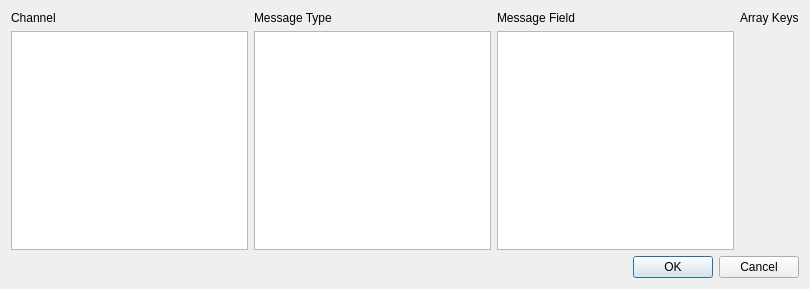
<?xml version="1.0" encoding="UTF-8"?>
<ui version="4.0">
 <class>SelectSignalDialog</class>
 <widget class="QDialog" name="SelectSignalDialog">
  <property name="geometry">
   <rect>
    <x>0</x>
    <y>0</y>
    <width>810</width>
    <height>289</height>
   </rect>
  </property>
  <property name="windowTitle">
   <string>Select Signal</string>
  </property>
  <layout class="QGridLayout" name="gridLayout_2">
   <item row="0" column="0">
    <widget class="QLabel" name="label">
     <property name="text">
      <string>Channel</string>
     </property>
    </widget>
   </item>
   <item row="0" column="1">
    <widget class="QLabel" name="label_2">
     <property name="text">
      <string>Message Type</string>
     </property>
    </widget>
   </item>
   <item row="0" column="2">
    <widget class="QLabel" name="label_3">
     <property name="text">
      <string>Message Field</string>
     </property>
    </widget>
   </item>
   <item row="0" column="3">
    <widget class="QLabel" name="ArrayKeysLabel">
     <property name="text">
      <string>Array Keys</string>
     </property>
    </widget>
   </item>
   <item row="2" column="2" colspan="2">
    <widget class="QDialogButtonBox" name="buttonBox">
     <property name="orientation">
      <enum>Qt::Horizontal</enum>
     </property>
     <property name="standardButtons">
      <set>QDialogButtonBox::Cancel|QDialogButtonBox::Ok</set>
     </property>
    </widget>
   </item>
   <item row="1" column="0">
    <widget class="QListWidget" name="ChannelListBox"/>
   </item>
   <item row="1" column="1">
    <widget class="QListWidget" name="MessageTypeListBox"/>
   </item>
   <item row="1" column="2">
    <widget class="QListWidget" name="MessageFieldListBox"/>
   </item>
   <item row="1" column="3">
    <widget class="QWidget" name="ArrayKeysContainer" native="true">
     <layout class="QVBoxLayout" name="ArrayKeysLayout">
      <property name="margin">
       <number>0</number>
      </property>
     </layout>
    </widget>
   </item>
  </layout>
 </widget>
 <resources/>
 <connections>
  <connection>
   <sender>buttonBox</sender>
   <signal>accepted()</signal>
   <receiver>SelectSignalDialog</receiver>
   <slot>accept()</slot>
   <hints>
    <hint type="sourcelabel">
     <x>248</x>
     <y>254</y>
    </hint>
    <hint type="destinationlabel">
     <x>157</x>
     <y>274</y>
    </hint>
   </hints>
  </connection>
  <connection>
   <sender>buttonBox</sender>
   <signal>rejected()</signal>
   <receiver>SelectSignalDialog</receiver>
   <slot>reject()</slot>
   <hints>
    <hint type="sourcelabel">
     <x>316</x>
     <y>260</y>
    </hint>
    <hint type="destinationlabel">
     <x>286</x>
     <y>274</y>
    </hint>
   </hints>
  </connection>
 </connections>
</ui>
